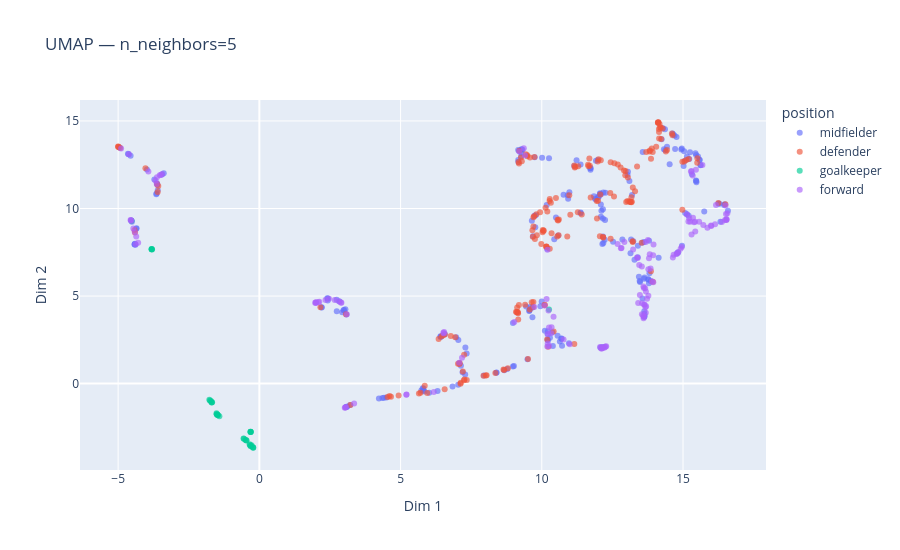
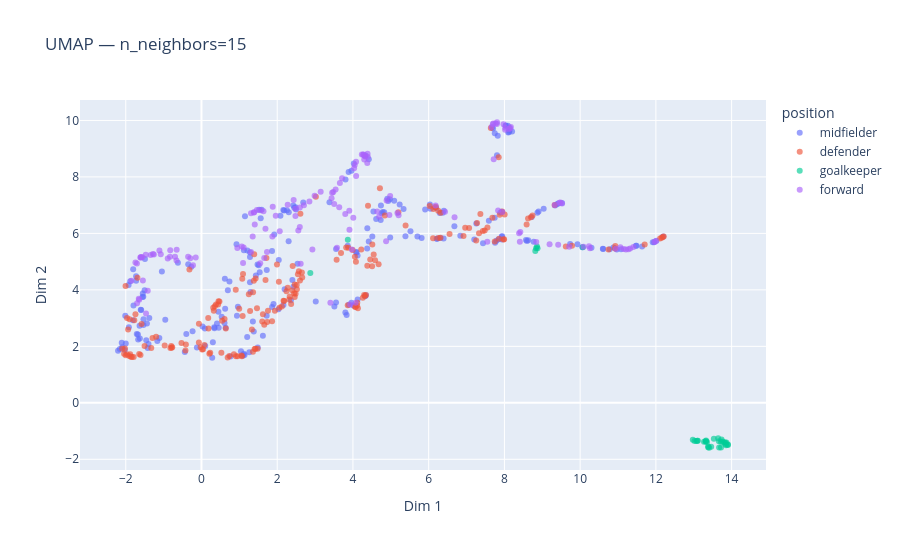
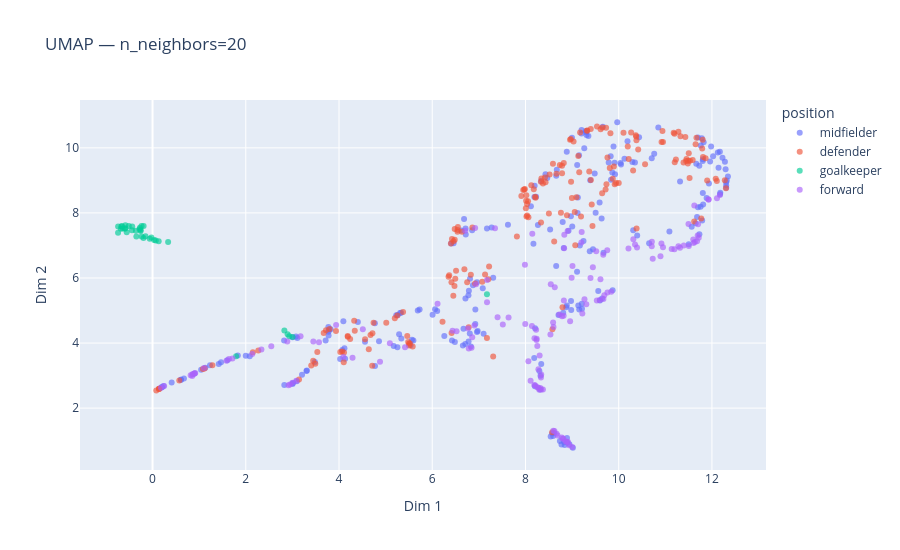
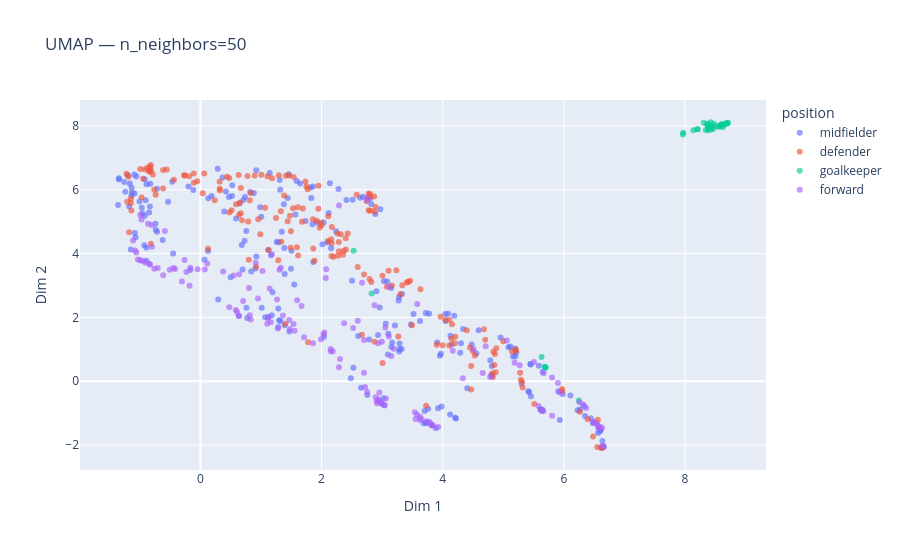

Notebook source saved alongside these figures, in order:
### Markdown cell above
---
## b) ACP, t-SNE y UMAP con 3 componentes

### Exploración de n_neighbors para UMAP

### Code cell
# Quitar columnas no numéricas que no son la de color
df_model = df.drop(columns=['surname', 'team'])

dr = DimReducer(df_model, color_col='position', seed=42)

dr.explore_umap_neighbors(neighbors_list=[5, 15, 20, 50])

### Figure 1 — Plotly figure (JSON) as saved in the notebook; plotly's stock layout.template omitted (floating-point values rounded to 4 significant figures; data arrays with more than 128 entries replaced by an {"elided": "..."} marker saying what was removed)
{"data": [{"customdata": {"elided": "228x1 str values"}, "hovertemplate": "position=%{customdata[0]}<br>Dim 1=%{x}<br>Dim 2=%{y}<extra></extra>", "legendgroup": "midfielder", "marker": {"color": "#636efa", "opacity": 0.65, "size": 6, "symbol": "circle"}, "mode": "markers", "name": "midfielder", "orientation": "v", "showlegend": true, "type": "scatter", "x": {"elided": "228 float values"}, "xaxis": "x", "y": {"elided": "228 float values"}, "yaxis": "y"}, {"customdata": {"elided": "188x1 str values"}, "hovertemplate": "position=%{customdata[0]}<br>Dim 1=%{x}<br>Dim 2=%{y}<extra></extra>", "legendgroup": "defender", "marker": {"color": "#EF553B", "opacity": 0.65, "size": 6, "symbol": "circle"}, "mode": "markers", "name": "defender", "orientation": "v", "showlegend": true, "type": "scatter", "x": {"elided": "188 float values"}, "xaxis": "x", "y": {"elided": "188 float values"}, "yaxis": "y"}, {"customdata": [["goalkeeper"], ["goalkeeper"], ["goalkeeper"], ["goalkeeper"], ["goalkeeper"], ["goalkeeper"], ["goalkeeper"], ["goalkeeper"], ["goalkeeper"], ["goalkeeper"], ["goalkeeper"], ["goalkeeper"], ["goalkeeper"], ["goalkeeper"], ["goalkeeper"], ["goalkeeper"], ["goalkeeper"], ["goalkeeper"], ["goalkeeper"], ["goalkeeper"], ["goalkeeper"], ["goalkeeper"], ["goalkeeper"], ["goalkeeper"], ["goalkeeper"], ["goalkeeper"], ["goalkeeper"], ["goalkeeper"], ["goalkeeper"], ["goalkeeper"], ["goalkeeper"], ["goalkeeper"], ["goalkeeper"], ["goalkeeper"], ["goalkeeper"], ["goalkeeper"]], "hovertemplate": "position=%{customdata[0]}<br>Dim 1=%{x}<br>Dim 2=%{y}<extra></extra>", "legendgroup": "goalkeeper", "marker": {"color": "#00cc96", "opacity": 0.65, "size": 6, "symbol": "circle"}, "mode": "markers", "name": "goalkeeper", "orientation": "v", "showlegend": true, "type": "scatter", "x": [-3.815, -1.479, -0.3029, -1.416, -0.3114, -1.689, -1.771, -0.3358, -3.811, -1.75, -1.508, -0.2759, -0.2328, -1.479, -1.509, -4.526, 10.26, -1.674, -0.3063, -0.544, -0.4573, -1.687, -0.2171, -0.2167, -0.3095, -0.3093, -1.718, -0.56, -1.467, -3.816, -3.801, -0.491, -0.3127, -1.516, -0.3435, -0.461], "xaxis": "x", "y": [7.685, -1.792, -2.762, -1.859, -2.755, -1.069, -0.9142, -3.511, 7.679, -0.9576, -1.753, -3.526, -3.629, -1.783, -1.745, 9.297, 4.239, -1.06, -3.557, -3.142, -3.231, -1.075, -3.654, -3.663, -2.749, -3.56, -0.9989, -3.139, -1.807, 7.68, 7.663, -3.222, -2.758, -1.685, -3.463, -3.245], "yaxis": "y"}, {"customdata": {"elided": "143x1 str values"}, "hovertemplate": "position=%{customdata[0]}<br>Dim 1=%{x}<br>Dim 2=%{y}<extra></extra>", "legendgroup": "forward", "marker": {"color": "#ab63fa", "opacity": 0.65, "size": 6, "symbol": "circle"}, "mode": "markers", "name": "forward", "orientation": "v", "showlegend": true, "type": "scatter", "x": {"elided": "143 float values"}, "xaxis": "x", "y": {"elided": "143 float values"}, "yaxis": "y"}], "layout": {"height": 550, "legend": {"title": {"text": "position"}, "tracegroupgap": 0}, "title": {"text": "UMAP — n_neighbors=5"}, "width": 900, "xaxis": {"anchor": "y", "domain": [0, 1], "title": {"text": "Dim 1"}}, "yaxis": {"anchor": "x", "domain": [0, 1], "title": {"text": "Dim 2"}}}}

### Figure 2 — Plotly figure (JSON) as saved in the notebook; plotly's stock layout.template omitted (floating-point values rounded to 4 significant figures; data arrays with more than 128 entries replaced by an {"elided": "..."} marker saying what was removed)
{"data": [{"customdata": {"elided": "228x1 str values"}, "hovertemplate": "position=%{customdata[0]}<br>Dim 1=%{x}<br>Dim 2=%{y}<extra></extra>", "legendgroup": "midfielder", "marker": {"color": "#636efa", "opacity": 0.65, "size": 6, "symbol": "circle"}, "mode": "markers", "name": "midfielder", "orientation": "v", "showlegend": true, "type": "scatter", "x": {"elided": "228 float values"}, "xaxis": "x", "y": {"elided": "228 float values"}, "yaxis": "y"}, {"customdata": {"elided": "188x1 str values"}, "hovertemplate": "position=%{customdata[0]}<br>Dim 1=%{x}<br>Dim 2=%{y}<extra></extra>", "legendgroup": "defender", "marker": {"color": "#EF553B", "opacity": 0.65, "size": 6, "symbol": "circle"}, "mode": "markers", "name": "defender", "orientation": "v", "showlegend": true, "type": "scatter", "x": {"elided": "188 float values"}, "xaxis": "x", "y": {"elided": "188 float values"}, "yaxis": "y"}, {"customdata": [["goalkeeper"], ["goalkeeper"], ["goalkeeper"], ["goalkeeper"], ["goalkeeper"], ["goalkeeper"], ["goalkeeper"], ["goalkeeper"], ["goalkeeper"], ["goalkeeper"], ["goalkeeper"], ["goalkeeper"], ["goalkeeper"], ["goalkeeper"], ["goalkeeper"], ["goalkeeper"], ["goalkeeper"], ["goalkeeper"], ["goalkeeper"], ["goalkeeper"], ["goalkeeper"], ["goalkeeper"], ["goalkeeper"], ["goalkeeper"], ["goalkeeper"], ["goalkeeper"], ["goalkeeper"], ["goalkeeper"], ["goalkeeper"], ["goalkeeper"], ["goalkeeper"], ["goalkeeper"], ["goalkeeper"], ["goalkeeper"], ["goalkeeper"], ["goalkeeper"]], "hovertemplate": "position=%{customdata[0]}<br>Dim 1=%{x}<br>Dim 2=%{y}<extra></extra>", "legendgroup": "goalkeeper", "marker": {"color": "#00cc96", "opacity": 0.65, "size": 6, "symbol": "circle"}, "mode": "markers", "name": "goalkeeper", "orientation": "v", "showlegend": true, "type": "scatter", "x": [8.861, 13.27, 13.39, 13.53, 13.38, 13.11, 2.874, 13.83, 8.875, 13.07, 13.32, 13.85, 13.86, 13.33, 13.31, 10.07, 3.865, 13.02, 13.84, 13.66, 13.67, 13.1, 13.9, 13.9, 13.41, 13.8, 12.98, 13.76, 13.65, 8.836, 8.815, 13.72, 13.46, 13.35, 13.72, 13.74], "xaxis": "x", "y": [5.534, -1.381, -1.545, -1.275, -1.578, -1.341, 4.595, -1.407, 5.475, -1.354, -1.363, -1.505, -1.405, -1.336, -1.373, 5.513, 5.774, -1.354, -1.466, -1.361, -1.58, -1.34, -1.475, -1.497, -1.591, -1.403, -1.309, -1.369, -1.256, 5.477, 5.379, -1.375, -1.554, -1.384, -1.586, -1.297], "yaxis": "y"}, {"customdata": {"elided": "143x1 str values"}, "hovertemplate": "position=%{customdata[0]}<br>Dim 1=%{x}<br>Dim 2=%{y}<extra></extra>", "legendgroup": "forward", "marker": {"color": "#ab63fa", "opacity": 0.65, "size": 6, "symbol": "circle"}, "mode": "markers", "name": "forward", "orientation": "v", "showlegend": true, "type": "scatter", "x": {"elided": "143 float values"}, "xaxis": "x", "y": {"elided": "143 float values"}, "yaxis": "y"}], "layout": {"height": 550, "legend": {"title": {"text": "position"}, "tracegroupgap": 0}, "title": {"text": "UMAP — n_neighbors=15"}, "width": 900, "xaxis": {"anchor": "y", "domain": [0, 1], "title": {"text": "Dim 1"}}, "yaxis": {"anchor": "x", "domain": [0, 1], "title": {"text": "Dim 2"}}}}

### Figure 3 — Plotly figure (JSON) as saved in the notebook; plotly's stock layout.template omitted (floating-point values rounded to 4 significant figures; data arrays with more than 128 entries replaced by an {"elided": "..."} marker saying what was removed)
{"data": [{"customdata": {"elided": "228x1 str values"}, "hovertemplate": "position=%{customdata[0]}<br>Dim 1=%{x}<br>Dim 2=%{y}<extra></extra>", "legendgroup": "midfielder", "marker": {"color": "#636efa", "opacity": 0.65, "size": 6, "symbol": "circle"}, "mode": "markers", "name": "midfielder", "orientation": "v", "showlegend": true, "type": "scatter", "x": {"elided": "228 float values"}, "xaxis": "x", "y": {"elided": "228 float values"}, "yaxis": "y"}, {"customdata": {"elided": "188x1 str values"}, "hovertemplate": "position=%{customdata[0]}<br>Dim 1=%{x}<br>Dim 2=%{y}<extra></extra>", "legendgroup": "defender", "marker": {"color": "#EF553B", "opacity": 0.65, "size": 6, "symbol": "circle"}, "mode": "markers", "name": "defender", "orientation": "v", "showlegend": true, "type": "scatter", "x": {"elided": "188 float values"}, "xaxis": "x", "y": {"elided": "188 float values"}, "yaxis": "y"}, {"customdata": [["goalkeeper"], ["goalkeeper"], ["goalkeeper"], ["goalkeeper"], ["goalkeeper"], ["goalkeeper"], ["goalkeeper"], ["goalkeeper"], ["goalkeeper"], ["goalkeeper"], ["goalkeeper"], ["goalkeeper"], ["goalkeeper"], ["goalkeeper"], ["goalkeeper"], ["goalkeeper"], ["goalkeeper"], ["goalkeeper"], ["goalkeeper"], ["goalkeeper"], ["goalkeeper"], ["goalkeeper"], ["goalkeeper"], ["goalkeeper"], ["goalkeeper"], ["goalkeeper"], ["goalkeeper"], ["goalkeeper"], ["goalkeeper"], ["goalkeeper"], ["goalkeeper"], ["goalkeeper"], ["goalkeeper"], ["goalkeeper"], ["goalkeeper"], ["goalkeeper"]], "hovertemplate": "position=%{customdata[0]}<br>Dim 1=%{x}<br>Dim 2=%{y}<extra></extra>", "legendgroup": "goalkeeper", "marker": {"color": "#00cc96", "opacity": 0.65, "size": 6, "symbol": "circle"}, "mode": "markers", "name": "goalkeeper", "orientation": "v", "showlegend": true, "type": "scatter", "x": [3.002, -0.2704, -0.2339, -0.1913, -0.151, -0.06019, 0.3345, -0.5826, 2.933, 0.1315, -0.2542, -0.6803, -0.5949, -0.2782, -0.2359, 1.793, 7.174, 0.03386, -0.6425, -0.3573, -0.7396, -0.02458, -0.5808, -0.6669, -0.1943, -0.6537, 0.06924, -0.4421, -0.4358, 2.897, 2.828, -0.5087, -0.347, -0.256, -0.7381, -0.5541], "xaxis": "x", "y": [4.183, 7.544, 7.275, 7.599, 7.286, 7.207, 7.107, 7.621, 4.209, 7.126, 7.478, 7.516, 7.516, 7.496, 7.596, 3.597, 5.502, 7.164, 7.525, 7.451, 7.392, 7.243, 7.53, 7.588, 7.231, 7.589, 7.156, 7.468, 7.581, 4.269, 4.384, 7.596, 7.278, 7.443, 7.581, 7.406], "yaxis": "y"}, {"customdata": {"elided": "143x1 str values"}, "hovertemplate": "position=%{customdata[0]}<br>Dim 1=%{x}<br>Dim 2=%{y}<extra></extra>", "legendgroup": "forward", "marker": {"color": "#ab63fa", "opacity": 0.65, "size": 6, "symbol": "circle"}, "mode": "markers", "name": "forward", "orientation": "v", "showlegend": true, "type": "scatter", "x": {"elided": "143 float values"}, "xaxis": "x", "y": {"elided": "143 float values"}, "yaxis": "y"}], "layout": {"height": 550, "legend": {"title": {"text": "position"}, "tracegroupgap": 0}, "title": {"text": "UMAP — n_neighbors=20"}, "width": 900, "xaxis": {"anchor": "y", "domain": [0, 1], "title": {"text": "Dim 1"}}, "yaxis": {"anchor": "x", "domain": [0, 1], "title": {"text": "Dim 2"}}}}

### Figure 4 — Plotly figure (JSON) as saved in the notebook; plotly's stock layout.template omitted (floating-point values rounded to 4 significant figures; data arrays with more than 128 entries replaced by an {"elided": "..."} marker saying what was removed)
{"data": [{"customdata": {"elided": "228x1 str values"}, "hovertemplate": "position=%{customdata[0]}<br>Dim 1=%{x}<br>Dim 2=%{y}<extra></extra>", "legendgroup": "midfielder", "marker": {"color": "#636efa", "opacity": 0.65, "size": 6, "symbol": "circle"}, "mode": "markers", "name": "midfielder", "orientation": "v", "showlegend": true, "type": "scatter", "x": {"elided": "228 float values"}, "xaxis": "x", "y": {"elided": "228 float values"}, "yaxis": "y"}, {"customdata": {"elided": "188x1 str values"}, "hovertemplate": "position=%{customdata[0]}<br>Dim 1=%{x}<br>Dim 2=%{y}<extra></extra>", "legendgroup": "defender", "marker": {"color": "#EF553B", "opacity": 0.65, "size": 6, "symbol": "circle"}, "mode": "markers", "name": "defender", "orientation": "v", "showlegend": true, "type": "scatter", "x": {"elided": "188 float values"}, "xaxis": "x", "y": {"elided": "188 float values"}, "yaxis": "y"}, {"customdata": [["goalkeeper"], ["goalkeeper"], ["goalkeeper"], ["goalkeeper"], ["goalkeeper"], ["goalkeeper"], ["goalkeeper"], ["goalkeeper"], ["goalkeeper"], ["goalkeeper"], ["goalkeeper"], ["goalkeeper"], ["goalkeeper"], ["goalkeeper"], ["goalkeeper"], ["goalkeeper"], ["goalkeeper"], ["goalkeeper"], ["goalkeeper"], ["goalkeeper"], ["goalkeeper"], ["goalkeeper"], ["goalkeeper"], ["goalkeeper"], ["goalkeeper"], ["goalkeeper"], ["goalkeeper"], ["goalkeeper"], ["goalkeeper"], ["goalkeeper"], ["goalkeeper"], ["goalkeeper"], ["goalkeeper"], ["goalkeeper"], ["goalkeeper"], ["goalkeeper"]], "hovertemplate": "position=%{customdata[0]}<br>Dim 1=%{x}<br>Dim 2=%{y}<extra></extra>", "legendgroup": "goalkeeper", "marker": {"color": "#00cc96", "opacity": 0.65, "size": 6, "symbol": "circle"}, "mode": "markers", "name": "goalkeeper", "orientation": "v", "showlegend": true, "type": "scatter", "x": [5.7, 8.344, 8.421, 8.433, 8.364, 8.21, 2.528, 8.613, 5.682, 7.971, 8.396, 8.479, 8.58, 8.428, 8.383, 6.246, 2.826, 8.137, 8.627, 8.448, 8.587, 8.201, 8.658, 8.697, 8.309, 8.708, 7.964, 8.562, 8.466, 5.694, 5.632, 8.532, 8.379, 8.376, 8.684, 8.623], "xaxis": "x", "y": [0.4195, 7.869, 8.116, 7.888, 8.055, 7.896, 4.088, 8.06, 0.4516, 7.784, 7.951, 8.072, 7.984, 7.972, 7.863, -0.6036, 2.749, 7.865, 8.038, 8.009, 8.035, 7.894, 8.043, 8.075, 8.1, 8.098, 7.732, 7.989, 7.914, 0.449, 0.7553, 7.984, 8.053, 7.961, 8.095, 7.962], "yaxis": "y"}, {"customdata": {"elided": "143x1 str values"}, "hovertemplate": "position=%{customdata[0]}<br>Dim 1=%{x}<br>Dim 2=%{y}<extra></extra>", "legendgroup": "forward", "marker": {"color": "#ab63fa", "opacity": 0.65, "size": 6, "symbol": "circle"}, "mode": "markers", "name": "forward", "orientation": "v", "showlegend": true, "type": "scatter", "x": {"elided": "143 float values"}, "xaxis": "x", "y": {"elided": "143 float values"}, "yaxis": "y"}], "layout": {"height": 550, "legend": {"title": {"text": "position"}, "tracegroupgap": 0}, "title": {"text": "UMAP — n_neighbors=50"}, "width": 900, "xaxis": {"anchor": "y", "domain": [0, 1], "title": {"text": "Dim 1"}}, "yaxis": {"anchor": "x", "domain": [0, 1], "title": {"text": "Dim 2"}}}}
